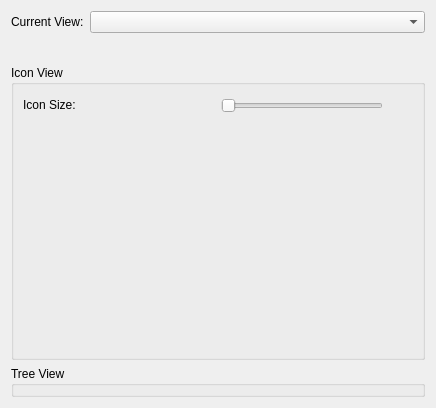
<ui version="4.0" >
 <class>AkuViewOptionWidget</class>
 <widget class="QWidget" name="AkuViewOptionWidget" >
  <property name="geometry" >
   <rect>
    <x>0</x>
    <y>0</y>
    <width>436</width>
    <height>408</height>
   </rect>
  </property>
  <property name="windowTitle" >
   <string>Form</string>
  </property>
  <layout class="QVBoxLayout" name="verticalLayout_2" >
   <item>
    <layout class="QVBoxLayout" name="verticalLayout" >
     <item>
      <layout class="QHBoxLayout" name="horizontalLayout" >
       <item>
        <widget class="QLabel" name="viewlabel" >
         <property name="sizePolicy" >
          <sizepolicy vsizetype="Fixed" hsizetype="Fixed" >
           <horstretch>0</horstretch>
           <verstretch>0</verstretch>
          </sizepolicy>
         </property>
         <property name="font" >
          <font>
           <weight>50</weight>
           <bold>false</bold>
          </font>
         </property>
         <property name="text" >
          <string>Current View:</string>
         </property>
        </widget>
       </item>
       <item>
        <widget class="QComboBox" name="comboBox" >
         <property name="layoutDirection" >
          <enum>Qt::LeftToRight</enum>
         </property>
         <property name="autoFillBackground" >
          <bool>false</bool>
         </property>
         <property name="sizeAdjustPolicy" >
          <enum>QComboBox::AdjustToContents</enum>
         </property>
         <property name="frame" >
          <bool>true</bool>
         </property>
        </widget>
       </item>
      </layout>
     </item>
     <item>
      <spacer name="verticalSpacer" >
       <property name="orientation" >
        <enum>Qt::Vertical</enum>
       </property>
       <property name="sizeType" >
        <enum>QSizePolicy::Maximum</enum>
       </property>
       <property name="sizeHint" stdset="0" >
        <size>
         <width>20</width>
         <height>26</height>
        </size>
       </property>
      </spacer>
     </item>
     <item>
      <widget class="QGroupBox" name="iconBox" >
       <property name="sizePolicy" >
        <sizepolicy vsizetype="Expanding" hsizetype="Preferred" >
         <horstretch>0</horstretch>
         <verstretch>0</verstretch>
        </sizepolicy>
       </property>
       <property name="font" >
        <font>
         <weight>50</weight>
         <bold>false</bold>
        </font>
       </property>
       <property name="title" >
        <string>Icon View</string>
       </property>
       <layout class="QVBoxLayout" name="verticalLayout_3" >
        <item>
         <layout class="QHBoxLayout" name="horizontalLayout_2" >
          <item>
           <widget class="QLabel" name="label" >
            <property name="sizePolicy" >
             <sizepolicy vsizetype="Fixed" hsizetype="Minimum" >
              <horstretch>0</horstretch>
              <verstretch>0</verstretch>
             </sizepolicy>
            </property>
            <property name="font" >
             <font>
              <weight>50</weight>
              <bold>false</bold>
             </font>
            </property>
            <property name="text" >
             <string>Icon Size:</string>
            </property>
           </widget>
          </item>
          <item>
           <widget class="QToolButton" name="zoomOutButton" >
            <property name="text" >
             <string/>
            </property>
            <property name="autoRaise" >
             <bool>true</bool>
            </property>
           </widget>
          </item>
          <item>
           <widget class="QSlider" name="iconSizeSlider" >
            <property name="sizePolicy" >
             <sizepolicy vsizetype="Fixed" hsizetype="Minimum" >
              <horstretch>0</horstretch>
              <verstretch>0</verstretch>
             </sizepolicy>
            </property>
            <property name="orientation" >
             <enum>Qt::Horizontal</enum>
            </property>
           </widget>
          </item>
          <item>
           <widget class="QToolButton" name="zoomInButton" >
            <property name="font" >
             <font>
              <weight>50</weight>
              <bold>false</bold>
             </font>
            </property>
            <property name="text" >
             <string/>
            </property>
            <property name="autoRaise" >
             <bool>true</bool>
            </property>
           </widget>
          </item>
         </layout>
        </item>
        <item>
         <spacer name="verticalSpacer_2" >
          <property name="orientation" >
           <enum>Qt::Vertical</enum>
          </property>
          <property name="sizeHint" stdset="0" >
           <size>
            <width>20</width>
            <height>40</height>
           </size>
          </property>
         </spacer>
        </item>
       </layout>
      </widget>
     </item>
     <item>
      <widget class="QGroupBox" name="treeBox" >
       <property name="font" >
        <font>
         <weight>50</weight>
         <bold>false</bold>
        </font>
       </property>
       <property name="title" >
        <string>Tree View</string>
       </property>
      </widget>
     </item>
    </layout>
   </item>
  </layout>
 </widget>
 <resources/>
 <connections/>
</ui>
